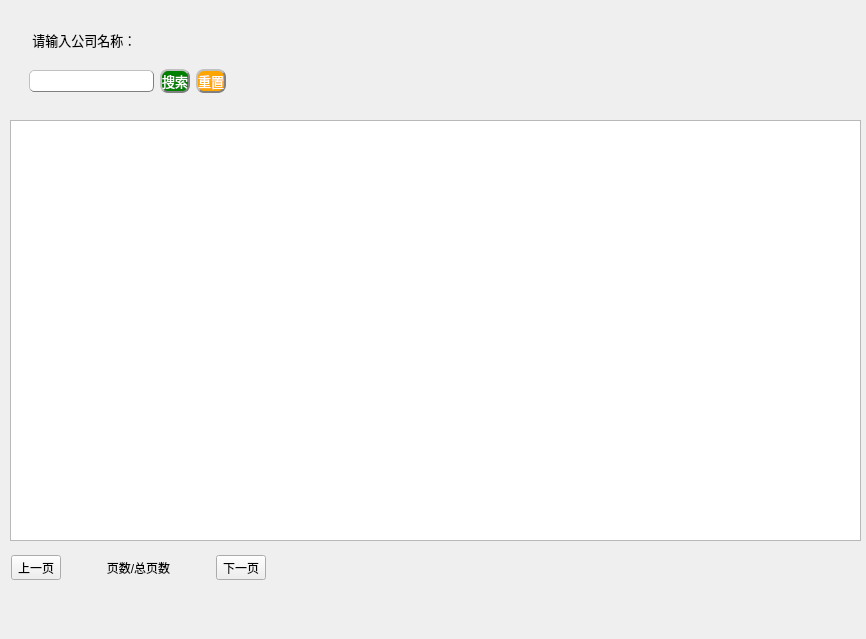
<?xml version="1.0" encoding="UTF-8"?>
<ui version="4.0">
 <class>Form</class>
 <widget class="QWidget" name="Form">
  <property name="geometry">
   <rect>
    <x>0</x>
    <y>0</y>
    <width>866</width>
    <height>639</height>
   </rect>
  </property>
  <property name="windowTitle">
   <string>Form</string>
  </property>
  <widget class="QWidget" name="widget_3" native="true">
   <property name="geometry">
    <rect>
     <x>11</x>
     <y>546</y>
     <width>255</width>
     <height>43</height>
    </rect>
   </property>
   <property name="layoutDirection">
    <enum>Qt::LeftToRight</enum>
   </property>
   <layout class="QGridLayout" name="gridLayout_4">
    <item row="0" column="0">
     <widget class="QToolButton" name="toolButton_2">
      <property name="text">
       <string>上一页</string>
      </property>
     </widget>
    </item>
    <item row="0" column="1">
     <widget class="QLabel" name="label_4">
      <property name="layoutDirection">
       <enum>Qt::LeftToRight</enum>
      </property>
      <property name="text">
       <string>页数/总页数</string>
      </property>
      <property name="scaledContents">
       <bool>false</bool>
      </property>
      <property name="alignment">
       <set>Qt::AlignCenter</set>
      </property>
     </widget>
    </item>
    <item row="0" column="2">
     <widget class="QToolButton" name="toolButton">
      <property name="text">
       <string>下一页</string>
      </property>
     </widget>
    </item>
   </layout>
  </widget>
  <widget class="QWidget" name="layoutWidget">
   <property name="geometry">
    <rect>
     <x>10</x>
     <y>10</y>
     <width>851</width>
     <height>103</height>
    </rect>
   </property>
   <layout class="QVBoxLayout" name="verticalLayout">
    <property name="spacing">
     <number>0</number>
    </property>
    <property name="leftMargin">
     <number>10</number>
    </property>
    <property name="topMargin">
     <number>10</number>
    </property>
    <property name="rightMargin">
     <number>10</number>
    </property>
    <property name="bottomMargin">
     <number>10</number>
    </property>
    <item>
     <widget class="QWidget" name="widget" native="true">
      <property name="sizePolicy">
       <sizepolicy hsizetype="Fixed" vsizetype="Fixed">
        <horstretch>0</horstretch>
        <verstretch>0</verstretch>
       </sizepolicy>
      </property>
      <property name="font">
       <font>
        <family>黑体</family>
        <pointsize>10</pointsize>
       </font>
      </property>
      <layout class="QGridLayout" name="gridLayout">
       <item row="3" column="2">
        <widget class="QLabel" name="label_2">
         <property name="sizePolicy">
          <sizepolicy hsizetype="Fixed" vsizetype="Fixed">
           <horstretch>0</horstretch>
           <verstretch>0</verstretch>
          </sizepolicy>
         </property>
         <property name="font">
          <font>
           <family>黑体</family>
           <pointsize>10</pointsize>
          </font>
         </property>
         <property name="text">
          <string> 请输入公司名称：</string>
         </property>
        </widget>
       </item>
      </layout>
     </widget>
    </item>
    <item alignment="Qt::AlignLeft">
     <widget class="QWidget" name="widget_2" native="true">
      <property name="sizePolicy">
       <sizepolicy hsizetype="Fixed" vsizetype="Fixed">
        <horstretch>0</horstretch>
        <verstretch>0</verstretch>
       </sizepolicy>
      </property>
      <property name="font">
       <font>
        <family>黑体</family>
        <pointsize>10</pointsize>
       </font>
      </property>
      <layout class="QGridLayout" name="gridLayout_2">
       <item row="0" column="1">
        <widget class="QPushButton" name="pushButton">
         <property name="font">
          <font>
           <family>黑体</family>
           <pointsize>10</pointsize>
          </font>
         </property>
         <property name="styleSheet">
          <string notr="true">QPushButton{
	background-color:green;
	color:white;
	border-radius:8px;
	border:2px groove gray;
	border-style:outset;
}</string>
         </property>
         <property name="text">
          <string>搜索</string>
         </property>
         <property name="checkable">
          <bool>true</bool>
         </property>
        </widget>
       </item>
       <item row="0" column="2">
        <widget class="QPushButton" name="pushButton_2">
         <property name="font">
          <font>
           <family>黑体</family>
           <pointsize>10</pointsize>
          </font>
         </property>
         <property name="styleSheet">
          <string notr="true">QPushButton{
	background-color:orange;
	color:white;
	border-radius:8px;
	border:2px groove gray;
	border-style:outset;
}</string>
         </property>
         <property name="text">
          <string>重置</string>
         </property>
         <property name="checkable">
          <bool>true</bool>
         </property>
        </widget>
       </item>
       <item row="0" column="0">
        <widget class="QLineEdit" name="lineEdit">
         <property name="sizePolicy">
          <sizepolicy hsizetype="Fixed" vsizetype="Fixed">
           <horstretch>0</horstretch>
           <verstretch>0</verstretch>
          </sizepolicy>
         </property>
         <property name="font">
          <font>
           <family>黑体</family>
           <pointsize>10</pointsize>
          </font>
         </property>
         <property name="styleSheet">
          <string notr="true">QLineEdit{
	border-radius:5px;
	border:1px groove gray;
	border-style:outset;
}</string>
         </property>
        </widget>
       </item>
      </layout>
     </widget>
    </item>
   </layout>
  </widget>
  <widget class="QTableWidget" name="tableWidget">
   <property name="geometry">
    <rect>
     <x>10</x>
     <y>120</y>
     <width>851</width>
     <height>421</height>
    </rect>
   </property>
  </widget>
 </widget>
 <resources/>
 <connections/>
</ui>
